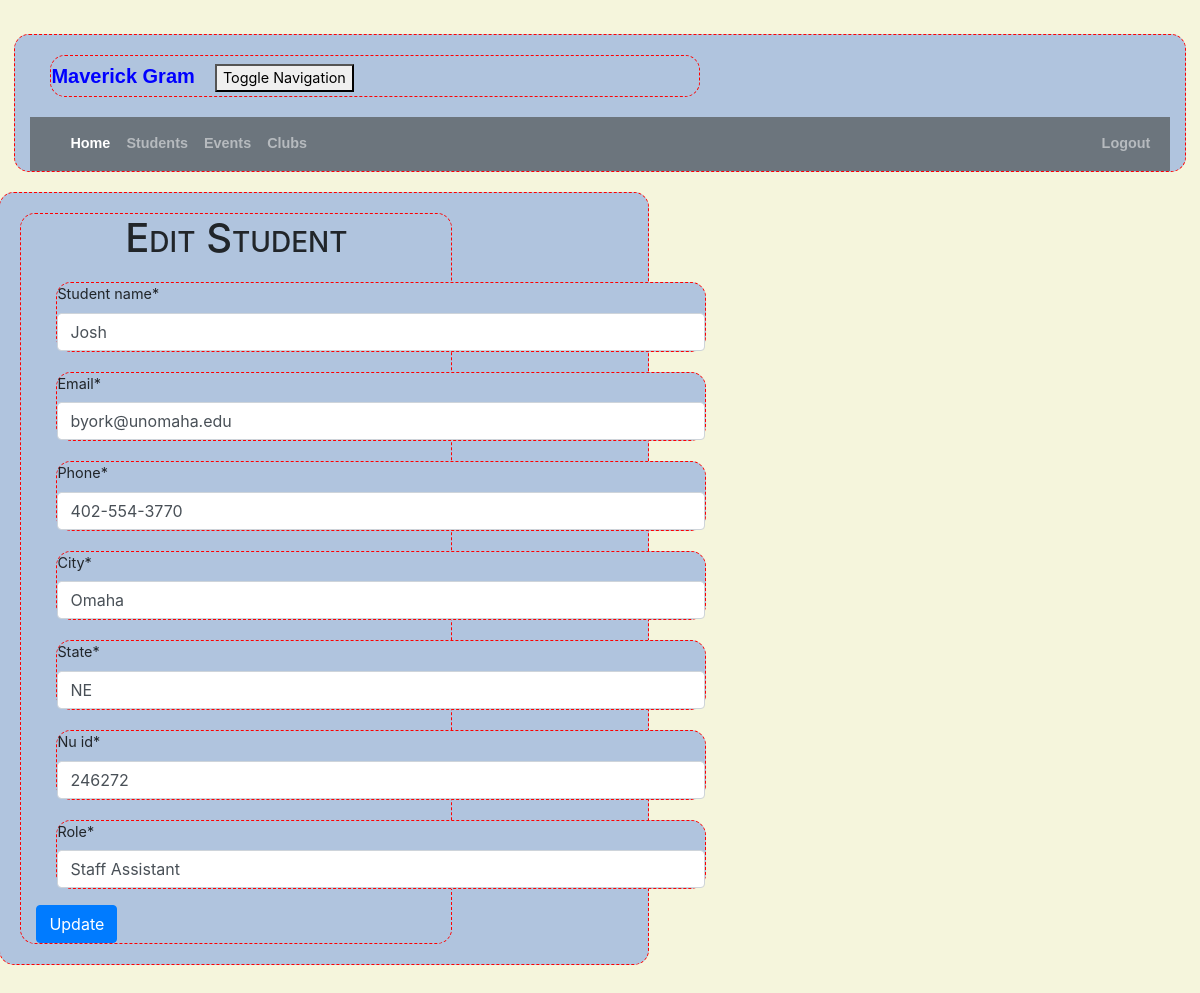
/student/3/edit/ (signed in), run on the app's committed database.
### crm/models.py (models this page shows, shortened)
class Student(models.Model):
    student_name = models.CharField(max_length=50)
    email = models.EmailField(max_length=100)
    phone = models.CharField(max_length=20)
    city = models.CharField(max_length=50)
    state = models.CharField(max_length=50)
    nu_id = models.CharField(max_length=100)
    role = models.CharField(max_length=100)

### crm/views.py (the view)
# urls.py: path('student/<int:pk>/edit/', views.student_edit, name='student_edit'),
@login_required
def student_edit(request, pk):
    student = get_object_or_404(Student, pk=pk)
    if request.method == "POST":
        form = StudentForm(request.POST, instance=student)
        if form.is_valid():
            student = form.save(commit=False)
            student.updated_date = timezone.now()
            student.save()
            student = Student.objects.filter()
            return render(request, 'crm/student_list.html',
                          {'students': student})
    else:
        form = StudentForm(instance=student)
    return render(request, 'crm/student_edit.html', {'form': form})

### crm/forms.py
class StudentForm(forms.ModelForm):
    class Meta:
        model = Student
        fields = ( 'student_name', 'email', 'phone', 'city', 'state','nu_id','role')

### crm/templates/crm/student_edit.html (shortened to what this page needs)
<!DOCTYPE html>
<html lang="en">
{% extends 'crm/base.html' %}
{% load crispy_forms_tags %}
{% block content %}
    <h1>Edit Student</h1>
    <form method="POST" class="customer-form">{% csrf_token %}
        {{ form|crispy }}
        <button type="submit" class="btn btn-primary">Update</button>
    </form>
{% endblock %}

### crm/static/css/portfolio.css (style rules this page uses)
body { font-size: 90%; border: 0px; margin: 0px; padding: 1em; background-color: #FFEFD5; }
div { border: thin dashed red; border-radius: 15px; background-color: #B0C4DE; width: 650px; margin: 20px; }
h1 { font-variant: small-caps; text-align: center; border: 1px; }

### crm/templates/crm/student_edit.html (style rules this page uses)
body { background-color: beige; }

### data on the page
Student: student_name "Josh", email "byork@unomaha.edu", phone "402-554-3770", city "Omaha", state "NE", nu_id "246272", role "Staff Assistant"
